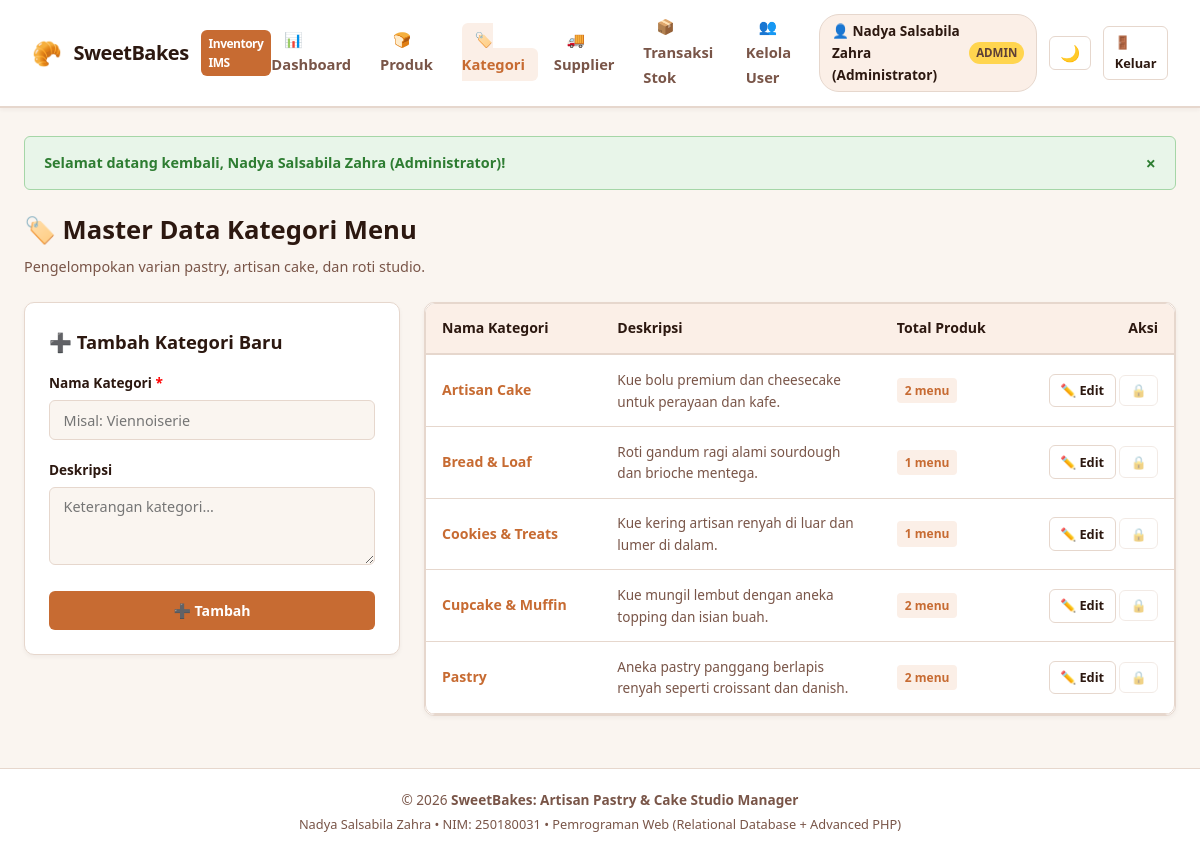
Screenshot of /public/categories/index.php (signed in) with the database file from the repository.
### tables this page shows
CREATE TABLE `categories` (
    `id` INT AUTO_INCREMENT PRIMARY KEY,
    `name` VARCHAR(100) NOT NULL UNIQUE,
    `description` TEXT NULL,
    `created_at` TIMESTAMP DEFAULT CURRENT_TIMESTAMP
);

### helpers/escape.php (called while the page is built, shortened)
<?php
function e(?string $value): string {
    return htmlspecialchars((string)($value ?? ''), ENT_QUOTES, 'UTF-8');
}

### public/categories/index.php (the view, shortened to what this page needs)
<?php
require_once dirname(dirname(__DIR__)) . '/helpers/escape.php';
$db = get_db();
$editCategory = null;
$categories = $db->query("
    SELECT c.id, c.name, c.description, c.created_at,
           COUNT(p.id) AS total_products
    FROM categories c
    LEFT JOIN products p ON p.category_id = c.id
    GROUP BY c.id, c.name, c.description, c.created_at
    ORDER BY c.name ASC
")->fetchAll();
include dirname(dirname(__DIR__)) . '/views/header.php';
?>
<div class="page-header">
    <div>
        <h1 class="page-title">🏷️ Master Data Kategori Menu</h1>
        <p class="page-subtitle">Pengelompokan varian pastry, artisan cake, dan roti studio.</p>
    </div>
</div>
<div style="display: grid; grid-template-columns: 1fr 2fr; gap: 1.5rem; align-items: start;">
    <div class="card">
        <h2 style="font-size: 1.15rem; font-weight: 800; margin-bottom: 1rem;">
            <?= $editCategory ? '✏️ Edit Kategori' : '➕ Tambah Kategori Baru' ?>
        </h2>
        <form method="POST" action="">
            <div class="form-group">
                <label class="form-label" for="name">Nama Kategori <span style="color:red">*</span></label>
                <input type="text" id="name" name="name" class="form-control" required
                       value="<?= e($editCategory['name'] ?? '') ?>" placeholder="Misal: Viennoiserie">
            </div>
            <div class="form-group">
                <label class="form-label" for="description">Deskripsi</label>
                <textarea id="description" name="description" class="form-control" rows="3"
                          placeholder="Keterangan kategori..."><?= e($editCategory['description'] ?? '') ?></textarea>
            </div>
            <div style="display: flex; gap: 0.5rem; margin-top: 1rem;">
                <button type="submit" class="btn btn-primary" style="flex: 1; justify-content: center;">
                    <?= $editCategory ? '💾 Simpan Perubahan' : '➕ Tambah' ?>
                </button>
            </div>
        </form>
    </div>
    <div class="card" style="padding: 0; overflow: hidden;">
        <div class="table-responsive">
            <table class="table">
                <thead>
                    <tr>
                        <th>Nama Kategori</th>
                        <th>Deskripsi</th>
                        <th>Total Produk</th>
                        <th style="text-align: right;">Aksi</th>
                    </tr>
                </thead>
                <tbody>
                    <?php if (empty($categories)): ?>
                        <tr><td colspan="4" style="text-align:center; padding: 2rem;">Belum ada kategori.</td></tr>
                    <?php else: ?>
                        <?php foreach ($categories as $cat): ?>
                        <tr>
                            <td><strong style="color: var(--primary);"><?= e($cat['name']) ?></strong></td>
                            <td style="font-size: 0.85rem; color: var(--text-muted); max-width: 250px;">
                                <?= !empty($cat['description']) ? e($cat['description']) : '-' ?>
                            </td>
                            <td>
                                <span class="badge badge-primary"><?= number_format($cat['total_products']) ?> menu</span>
                            </td>
                            <td style="text-align: right; white-space: nowrap;">
                                <a href="?edit_id=<?= (int)$cat['id'] ?>" class="btn btn-secondary btn-sm">✏️ Edit</a>
                                <?php if ((int)$cat['total_products'] === 0): ?>
                                    <form method="POST" action="" style="display: inline;" onsubmit="return confirm('Hapus kategori ini?');">
                                        <?= csrf_field() ?>
                                        <input type="hidden" name="action" value="delete">
                                        <input type="hidden" name="id" value="<?= (int)$cat['id'] ?>">
                                        <button type="submit" class="btn btn-danger btn-sm">🗑️</button>
                                    </form>
                                <?php else: ?>
                                    <button class="btn btn-secondary btn-sm" disabled title="Terkunci: Masih memiliki produk terkait" style="opacity: 0.5; cursor: not-allowed;">🔒</button>
                                <?php endif; ?>
                            </td>
                        </tr>
                        <?php endforeach; ?>
                    <?php endif; ?>
                </tbody>
            </table>
        </div>
    </div>
</div>
<?php include dirname(dirname(__DIR__)) . '/views/footer.php'; ?>

### assets/css/style.css (style rules this page uses)
:root { --bg-main: #FAF5F0; --bg-card: #FFFFFF; --bg-sidebar: #3E2723; --text-primary: #2C1810; --text-muted: #795548; --border-color: #E6D7CD; --primary: #C76B32; --primary-hover: #A7521F; --primary-light: #FBEFE7; --accent: #D4AF37; --success: #2E7D32; --success-bg: #E8F5E9; --danger: #C62828; --danger-bg: #FFEBEE; --warning: #EF6C00; --warning-bg: #FFF3E0; --info: #0277BD; --info-bg: #E1F5FE; --shadow-sm: 0 2px 4px rgba(62, 39, 35, 0.05); --shadow-md: 0 4px 12px rgba(62, 39, 35, 0.08); --shadow-lg: 0 8px 24px rgba(62, 39, 35, 0.12); --radius-sm: 6px; --radius-md: 10px; --radius-lg: 16px; }
* { box-sizing: border-box; margin: 0; padding: 0; font-family: 'Segoe UI', -apple-system, BlinkMacSystemFont, Roboto, sans-serif; }
body { background-color: var(--bg-main); color: var(--text-primary); line-height: 1.6; display: flex; flex-direction: column; min-height: 100vh; }
.page-header { display: flex; justify-content: space-between; align-items: center; flex-wrap: wrap; gap: 1rem; margin-bottom: 1.5rem; }
.page-title { font-size: 1.6rem; font-weight: 800; color: var(--text-primary); }
.page-subtitle { color: var(--text-muted); font-size: 0.9rem; margin-top: 0.2rem; }
.btn { display: inline-flex; align-items: center; gap: 0.4rem; padding: 0.55rem 1.1rem; font-size: 0.88rem; font-weight: 600; border-radius: var(--radius-sm); text-decoration: none; cursor: pointer; border: 1px solid transparent; transition: all 0.2s; }
.btn-primary { background: var(--primary); color: #fff; }
.btn-secondary { background: var(--bg-card); color: var(--text-primary); border-color: var(--border-color); }
.btn-sm { padding: 0.35rem 0.65rem; font-size: 0.8rem; }
.card { background: var(--bg-card); border: 1px solid var(--border-color); border-radius: var(--radius-md); padding: 1.5rem; box-shadow: var(--shadow-sm); margin-bottom: 1.5rem; }
.form-group { margin-bottom: 1.15rem; }
.form-label { display: block; margin-bottom: 0.4rem; font-size: 0.85rem; font-weight: 700; color: var(--text-primary); }
.form-control { width: 100%; padding: 0.6rem 0.85rem; font-size: 0.9rem; background: var(--bg-main); color: var(--text-primary); border: 1px solid var(--border-color); border-radius: var(--radius-sm); transition: border-color 0.2s; }
.table-responsive { overflow-x: auto; border-radius: var(--radius-md); border: 1px solid var(--border-color); background: var(--bg-card); }
.table { width: 100%; border-collapse: collapse; text-align: left; font-size: 0.88rem; }
.table th { background: var(--primary-light); color: var(--text-primary); padding: 0.85rem 1rem; font-weight: 700; border-bottom: 2px solid var(--border-color); }
.table td { padding: 0.85rem 1rem; border-bottom: 1px solid var(--border-color); vertical-align: middle; }
.badge { display: inline-block; padding: 3px 8px; border-radius: 4px; font-size: 0.75rem; font-weight: 700; }
.badge-primary { background: var(--primary-light); color: var(--primary); }

### rows the page displays
categories: name "Artisan Cake", description "Kue bolu premium dan cheesecake untuk perayaan dan kafe.", total_products "2"
categories: name "Bread & Loaf", description "Roti gandum ragi alami sourdough dan brioche mentega.", total_products "1"
categories: name "Cookies & Treats", description "Kue kering artisan renyah di luar dan lumer di dalam.", total_products "1"
categories: name "Cupcake & Muffin", description "Kue mungil lembut dengan aneka topping dan isian buah.", total_products "2"
categories: name "Pastry", description "Aneka pastry panggang berlapis renyah seperti croissant dan danish.", total_products "2"

### other values shown
$currentUser['full_name'] "Nadya Salsabila Zahra (Administrator)"
$currentUser['role'] "ADMIN"
$flash['message'] "Selamat datang kembali, Nadya Salsabila Zahra (Administrator)!"
